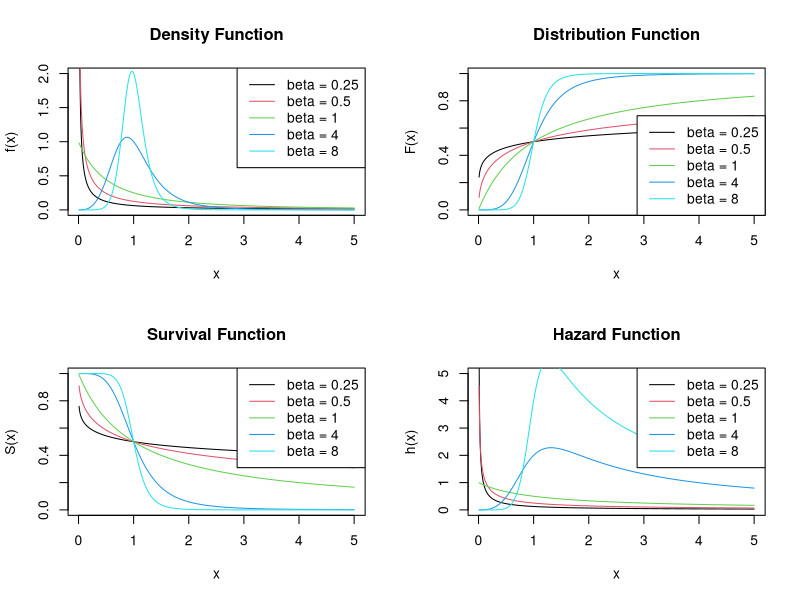
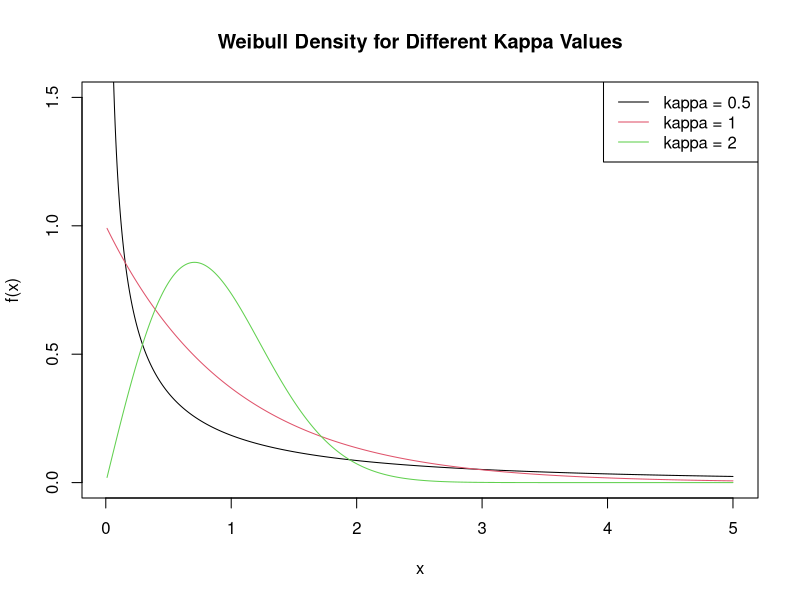

Reproduce these figures in R, in order. (Note: this script raises an error after producing the figures.)
## ---- chunk 1
knitr::opts_chunk$set(
  echo = TRUE,
  warning = FALSE,
  message = FALSE,
  fig.width = 10,
  fig.height = 6
)

# Load required packages
library(survival)
library(ggplot2)
library(dplyr)
library(knitr)
library(kableExtra)
library("survminer")
## ---- chunk 2
# Define the functions
loglogistic_density <- function(x, alpha = 1, beta) {
  (beta/alpha) * (x/alpha)^(beta-1) / (1 + (x/alpha)^beta)^2
}

loglogistic_distribution <- function(x, alpha = 1, beta) {
  (x^beta) / (alpha^beta + x^beta)
}

loglogistic_survival <- function(x, alpha = 1, beta) {
  1 - loglogistic_distribution(x, alpha, beta)
}

loglogistic_hazard <- function(x, alpha = 1, beta) {
  loglogistic_density(x, alpha, beta) / loglogistic_survival(x, alpha, beta)
}

# Create x values
x <- seq(0.01, 5, length.out = 1000)
beta_values <- c(0.25, 0.5, 1, 4, 8)

# Create plots
par(mfrow = c(2, 2))

# Density plot
plot(x, loglogistic_density(x, beta = beta_values[1]), type = "l", 
     ylim = c(0, 2), main = "Density Function", 
     xlab = "x", ylab = "f(x)")
for(beta in beta_values[-1]) {
  lines(x, loglogistic_density(x, beta = beta), col = which(beta_values == beta))
}
legend("topright", legend = paste("beta =", beta_values), 
       col = 1:length(beta_values), lty = 1)

# Distribution plot
plot(x, loglogistic_distribution(x, beta = beta_values[1]), type = "l",
     ylim = c(0, 1), main = "Distribution Function",
     xlab = "x", ylab = "F(x)")
for(beta in beta_values[-1]) {
  lines(x, loglogistic_distribution(x, beta = beta), col = which(beta_values == beta))
}
legend("bottomright", legend = paste("beta =", beta_values),
       col = 1:length(beta_values), lty = 1)

# Survival plot
plot(x, loglogistic_survival(x, beta = beta_values[1]), type = "l",
     ylim = c(0, 1), main = "Survival Function",
     xlab = "x", ylab = "S(x)")
for(beta in beta_values[-1]) {
  lines(x, loglogistic_survival(x, beta = beta), col = which(beta_values == beta))
}
legend("topright", legend = paste("beta =", beta_values),
       col = 1:length(beta_values), lty = 1)

# Hazard plot
plot(x, loglogistic_hazard(x, beta = beta_values[1]), type = "l",
     ylim = c(0, 5), main = "Hazard Function",
     xlab = "x", ylab = "h(x)")
for(beta in beta_values[-1]) {
  lines(x, loglogistic_hazard(x, beta = beta), col = which(beta_values == beta))
}
legend("topright", legend = paste("beta =", beta_values),
       col = 1:length(beta_values), lty = 1)
## ---- chunk 3
# Create summary table for log-logistic distribution characteristics
log_logistic_chars <- data.frame(
  "Parameter" = c("beta < 1", "beta = 1", "beta > 1"),
  "Density Shape" = c("Right-skewed with high peak near zero",
                     "Balanced shape",
                     "More symmetric, bell-shaped"),
  "Hazard Behavior" = c("Decreasing hazard",
                       "Constant hazard",
                       "Initially increasing then decreasing")
)

kable(log_logistic_chars,
      caption = "Log-logistic Distribution Characteristics",
      align = c('l', 'l', 'l'),
      booktabs = TRUE) %>%
  kable_styling(latex_options = c("striped", "hold_position"),
                full_width = FALSE)
## ---- chunk 4
# Define Weibull density function
weibull_density <- function(x, sigma = 1, kappa) {
  (kappa/sigma) * (x/sigma)^(kappa-1) * exp(-(x/sigma)^kappa)
}

# Create plots for different kappa values
x <- seq(0.01, 5, length.out = 1000)
kappa_values <- c(0.5, 1, 2)  # One from each case

par(mfrow = c(1,1))
plot(x, weibull_density(x, kappa = kappa_values[1]), type = "l",
     ylim = c(0, 1.5), main = "Weibull Density for Different Kappa Values",
     xlab = "x", ylab = "f(x)")
for(kappa in kappa_values[-1]) {
  lines(x, weibull_density(x, kappa = kappa), col = which(kappa_values == kappa))
}
legend("topright", legend = paste("kappa =", kappa_values),
       col = 1:length(kappa_values), lty = 1)
## ---- chunk 5
# Create summary table for Weibull distribution characteristics
weibull_chars <- data.frame(
  "Parameter Range" = c("0 < kappa < 1", "kappa = 1", "kappa > 1"),
  "Characteristics" = c("Monotonically decreasing, infinite peak at x = 0",
                       "Reduces to exponential distribution",
                       "Peak away from zero, right-skewed")
)

kable(weibull_chars,
      caption = "Weibull Distribution Characteristics (sigma = 1)",
      align = c('l', 'l'),
      booktabs = TRUE) %>%
  kable_styling(latex_options = c("striped", "hold_position"),
                full_width = FALSE)
## ---- chunk 6
# Load and prepare data
pbc_data <- read.table("data/pbc.txt", header = TRUE)

# Convert treat to factor
pbc_data$treat <- factor(pbc_data$treat, 
                        levels = c(1, 2),
                        labels = c("Placebo", "Treatment"))

# Create survival object
surv_obj <- Surv(time = pbc_data$time, event = pbc_data$d)

# Fit survival curves
km_fit <- survfit(surv_obj ~ treat, data = pbc_data)
## ---- chunk 7
# Plot Kaplan-Meier curves
par(mfrow = c(1,1))
 ggsurvplot(km_fit,
 data= pbc_data,
 pval= TRUE,
 conf.int=TRUE,
 risk.table= TRUE,
 title= "Kaplan-MeierCurvesbyTreatmentGroup",
 legend.labs= c("Placebo", "Treatment"))
## ---- chunk 8
# Fit models
cox_model1 <- coxph(surv_obj ~ treat, data = pbc_data)
cox_model2 <- coxph(surv_obj ~ treat + age + cenc0, data = pbc_data)
log_rank <- survdiff(surv_obj ~ treat, data = pbc_data)
test.ph1 <- cox.zph(cox_model1)
test.ph2 <- cox.zph(cox_model2)
## ---- chunk 9
# Function to create formatted Cox model results
create_cox_table <- function(model) {
  coef_table <- summary(model)$coefficients
  conf_table <- summary(model)$conf.int
  
  results_df <- data.frame(
    Variable = rownames(coef_table),
    "Hazard Ratio" = sprintf("%.2f", conf_table[, "exp(coef)"]),
    "95% CI" = sprintf("(%.2f, %.2f)", conf_table[, "lower .95"], conf_table[, "upper .95"]),
    "P-value" = sprintf("%.3f", coef_table[, "Pr(>|z|)"]),
    check.names = FALSE
  )
  
  concordance <- sprintf("%.3f", summary(model)$concordance[1])
  
  kable(results_df, 
        caption = paste("Cox Model Results (Concordance =", concordance, ")"),
        align = c('l', 'c', 'c', 'c'),
        booktabs = TRUE) %>%
    kable_styling(latex_options = c("striped", "hold_position"),
                full_width = FALSE)
}

# Basic Cox Model Results
cat("\n### Basic Cox Model\n")
create_cox_table(cox_model1)

# Extended Cox Model Results
cat("\n### Extended Cox Model\n")
create_cox_table(cox_model2)

# Log-rank test results
cat("\n### Log-rank Test Results\n")
logrank_df <- data.frame(
  Group = c("Placebo", "Treatment"),
  Observed = c(log_rank$obs[1], log_rank$obs[2]),
  Expected = c(log_rank$exp[1], log_rank$exp[2]),
  "(O-E)^2/E" = c(
    (log_rank$obs[1] - log_rank$exp[1])^2/log_rank$exp[1],
    (log_rank$obs[2] - log_rank$exp[2])^2/log_rank$exp[2]
  )
)

kable(logrank_df,
      caption = sprintf("Log-rank Test Results (p-value = %.3f)", 
                       1 - pchisq(log_rank$chisq, df = 1)),
      align = c('l', 'c', 'c', 'c'),
      digits = 2,
      booktabs = TRUE) %>%
  kable_styling(latex_options = c("striped", "hold_position"),
                full_width = FALSE)

# Proportional hazards test results
cat("\n### Proportional Hazards Test Results\n")
ph_df <- data.frame(
  Variable = rownames(test.ph2$table),
  "Chi-square" = sprintf("%.2f", test.ph2$table[, "chisq"]),
  "P-value" = sprintf("%.3f", test.ph2$table[, "p"]),
  check.names = FALSE
)

kable(ph_df,
      caption = "Proportional Hazards Assumption Test",
      align = c('l', 'c', 'c'),
      booktabs = TRUE) %>%
  kable_styling(latex_options = c("striped", "hold_position"),
                full_width = FALSE)

# Key findings summary
cat("\n### Key Findings\n")
findings_df <- data.frame(
  Category = c("Treatment Effect", "Risk Factors", "Model Performance", "Assumptions"),
  Finding = c(
    "17% reduction in hazard (non-significant, p > 0.05)",
    "Age: 4% increased risk per year (p < 0.001)\nCentral cholestasis: 284% increased risk (p < 0.001)",
    "Extended model concordance: 0.669\nSignificant improvement over basic model",
    "Proportional hazards satisfied for all variables (p > 0.05)"
  )
)

plot(test.ph1)
plot(test.ph2)

kable(findings_df, 
      caption = "Summary of Key Findings",
      col.names = c("Category", "Details"),
      align = c('l', 'l'),
      booktabs = TRUE) %>%
  kable_styling(latex_options = c("striped", "hold_position"),
                full_width = FALSE)
